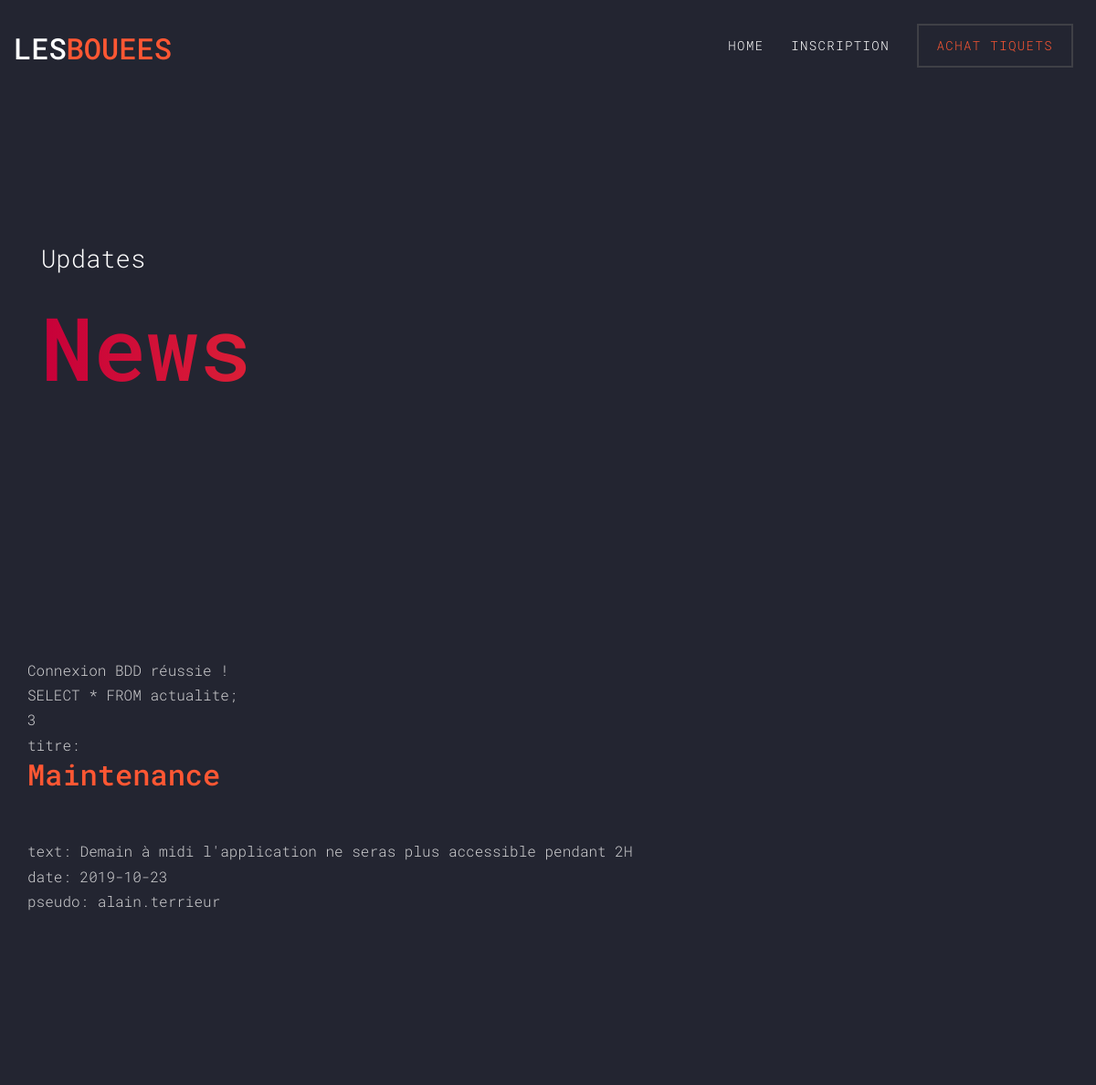
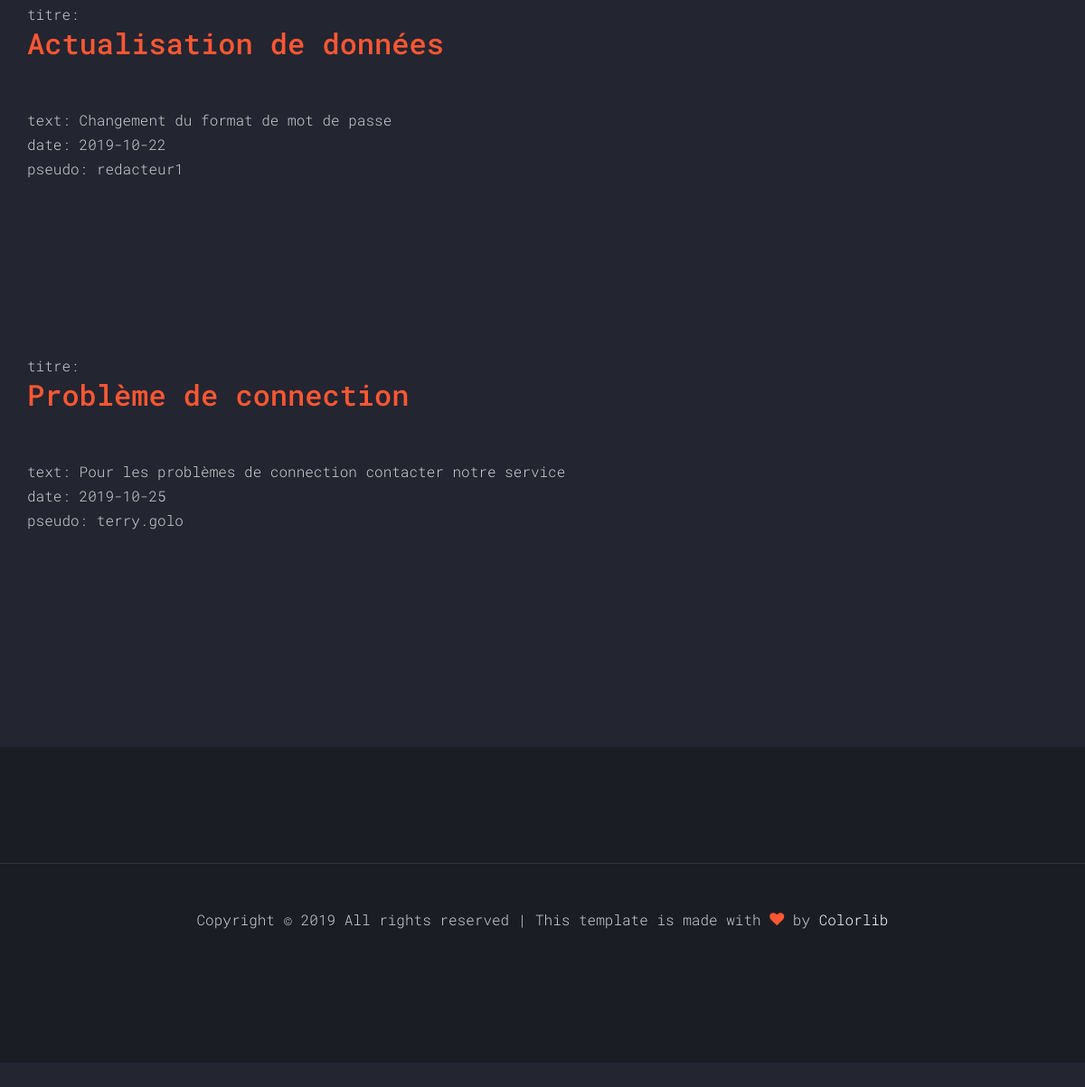
Page /module/v1/v1.0/index.php on the committed database (2 pictures, top to bottom).
### tables this page shows
CREATE TABLE `actualite` (
  `ACT_NUMERO` int(11) NOT NULL,
  `CMPT_PSEUDO` varchar(60) NOT NULL,
  `ACT_TITRE` varchar(30) DEFAULT NULL,
  `ACT_TEXTE` varchar(200) DEFAULT NULL,
  `ACT_DATE_DE_PUBLICATION` date DEFAULT NULL,
  `ACT_ETAT` char(1) DEFAULT NULL
);

### module/v1/v1.0/index.php (the view, shortened to what this page needs)
<!DOCTYPE html>
<html lang="en">
  <head>
    <link rel="stylesheet" href="fonts/icomoon/style.css">
    <link rel="stylesheet" href="css/bootstrap.min.css">
    <link rel="stylesheet" href="css/magnific-popup.css">
    <link rel="stylesheet" href="css/jquery-ui.css">
    <link rel="stylesheet" href="css/owl.carousel.min.css">
    <link rel="stylesheet" href="css/owl.theme.default.min.css">
    <link rel="stylesheet" href="css/bootstrap-datepicker.css">
    <link rel="stylesheet" href="fonts/flaticon/font/flaticon.css">
    <link rel="stylesheet" href="css/aos.css">
    <link rel="stylesheet" href="css/style.css">
  </head>
  <body>
  <div class="site-wrap">
    <header class="site-navbar py-3" role="banner">
      <div class="container-fluid">
        <div class="row align-items-center">
          <div class="col-11 col-xl-2">
            <h1 class="mb-0"><a href="index.php" class="text-white h2 mb-0">LES<span class="text-primary">BOUEES</span> </a></h1>
          </div>
          <div class="col-12 col-md-10 d-none d-xl-block">
            <nav class="site-navigation position-relative text-right" role="navigation">
              <ul class="site-menu js-clone-nav mx-auto d-none d-lg-block">
                  <li><a href="index.php">Home</a></li>
                  <li><a href="php/inscription.php">Inscription</a></li>
                  <li class="cta"><a href="buy-tickets.html">achat tiquets</a></li>
                </ul>
            </nav>
          </div>
          </div>
        </div>
      </div>
    <div class="site-section site-hero inner">
      <div class="container">
        <div class="row align-items-center">
          <div class="col-md-10">
            <span class="d-block mb-3 caption" data-aos="fade-up">Updates</span>
            <h1 class="d-block mb-4" data-aos="fade-up" data-aos-delay="100">News</h1>
          </div>
        </div>
      </div>
    </div>
    <div class="site-section">
      <div class="container">
        <div class="row mb-5">
            <div id="contenu">
              <?php
                    $mysqli = new mysqli('localhost','zle_beuch','w3hsyumy','zfl2-zle_beuch');
                    echo ("Connexion BDD réussie !</br>");
                    $requete = "SELECT * FROM actualite;";
                    echo ($requete);
                    $result1 = $mysqli->query($requete);
                    if ($result1 == false)
                    {
                      echo "Error: La requête a echoué \n";
                      echo "Errno: " . $mysqli->errno . "\n";
                      echo "Error: " . $mysqli->error . "\n";
                      exit();
                    }
                    else
                    {
                      echo "<br />";
                      echo($result1->num_rows);
                      echo "<br />";
                      while ($actualite = $result1->fetch_assoc())
                      {
                        echo ('titre: <h2 class="mb-4"><a href="#">' . $actualite['ACT_TITRE'] . '</a></h2>'
                              . '<br> text: ' . $actualite['ACT_TEXTE']
                              . '<br> date: ' . $actualite['ACT_DATE_DE_PUBLICATION']
                              . '<br> pseudo: '. $actualite['CMPT_PSEUDO']
                              .'<br><br><br><br><br><br><br>'
                            )
                        ;
                        echo "<br />";
                      }
                    }
            ?>
      </div>
      </div>
    </div>
    <footer class="site-footer">
        <div class="row">
            <div class="col-md-12 text-center">
              <div class="border-top pt-5">
              <p>
              Copyright &copy; <script>document.write(new Date().getFullYear());</script> All rights reserved | This template is made with <i class="icon-heart text-primary" aria-hidden="true"></i> by <a href="https://colorlib.com" target="_blank" >Colorlib</a>
              </p>
            </div>
          </div>
        </div>
      </div>
  </body>
</html>

### template/css/style.css (style rules this page uses)
body { line-height: 1.7; color: #cfcfd1; font-weight: 300; font-size: 1rem; background: #232531; font-family: "Roboto Mono", -apple-system, BlinkMacSystemFont, "Segoe UI", Roboto, "Helvetica Neue", Arial, sans-serif, "Apple Color Emoji", "Segoe UI Emoji", "Segoe UI Symbol", "Noto Color Emoji"; }
a { -webkit-transition: .3s all ease; -o-transition: .3s all ease; transition: .3s all ease; }
h1, h2, h3, h4, h5, .h1, .h2, .h3, .h4, .h5 { font-family: "Roboto Mono", -apple-system, BlinkMacSystemFont, "Segoe UI", Roboto, "Helvetica Neue", Arial, sans-serif, "Apple Color Emoji", "Segoe UI Emoji", "Segoe UI Symbol", "Noto Color Emoji"; }
.site-wrap:before { -webkit-transition: .3s all ease-in-out; -o-transition: .3s all ease-in-out; transition: .3s all ease-in-out; background: rgba(0, 0, 0, 0.6); content: ""; position: absolute; z-index: 2000; top: 0; left: 0; right: 0; bottom: 0; opacity: 0; visibility: hidden; }
.site-section { padding: 2.5em 0; }
@media (min-width: 768px) { .site-section { padding: 10em 0; } }
.border-top { border-top: 1px solid #edf0f5 !important; }
.site-footer { padding: 4em 0; background: #1b1d24; }
@media (min-width: 768px) { .site-footer { padding: 8em 0; } }
.site-footer .border-top { border-top: 1px solid rgba(255, 255, 255, 0.1) !important; }
.site-footer a { color: #fff; }
.site-navbar { margin-bottom: 0px; z-index: 1999; position: absolute; width: 100%; }
.site-navbar .site-navigation .site-menu { margin-bottom: 0; }
.site-navbar .site-navigation .site-menu a { text-decoration: none !important; display: inline-block; text-transform: uppercase; letter-spacing: .1em; font-size: 14px; }
.site-navbar .site-navigation .site-menu > li { display: inline-block; padding: 10px 10px; }
.site-navbar .site-navigation .site-menu > li > a { padding: 10px 0px; color: #fff; text-decoration: none !important; position: relative; }
.site-navbar .site-navigation .site-menu > li > a:after { content: ""; background: -webkit-gradient(linear, left top, right top, from(#c70039), color-stop(70%, #ff5733)); background: -webkit-linear-gradient(left, #c70039, #ff5733 70%); background: -o-linear-gradient(left, #c70039, #ff5733 70%); background: linear-gradient(to right, #c70039, #ff5733 70%); width: 0; height: 2px; position: absolute; left: 0; bottom: 0; -webkit-transition: .3s all ease-in-out; -o-transition: .3s all ease-in-out; transition: .3s all ease-in-out; }
.site-navbar .site-navigation .site-menu > li.cta > a { border: 2px solid #3f4046; padding-left: 20px; padding-right: 20px; color: #ff5733; }
.site-mobile-menu .site-nav-wrap { padding: 0; margin: 0; list-style: none; position: relative; }
.site-mobile-menu .site-nav-wrap a { padding: 10px 20px; display: block; position: relative; color: #212529; }
.site-mobile-menu .site-nav-wrap li { position: relative; display: block; }
.site-mobile-menu .site-nav-wrap > li { display: block; position: relative; float: left; width: 100%; }
.site-mobile-menu .site-nav-wrap > li > a { padding-left: 20px; font-size: 20px; }
.container-fluid { max-width: 1400px; }
.site-hero { margin-bottom: 10rem; }
.site-hero, .site-hero .row { min-height: 700px; height: calc(100vh - 95px); }
.site-hero.inner, .site-hero.inner .row { min-height: 400px; height: calc(50vh - 95px); }
.site-hero h1 { font-size: 2rem; background: -webkit-gradient(linear, left top, right top, from(#c70039), color-stop(70%, #ff5733)); background: -webkit-linear-gradient(left, #c70039, #ff5733 70%); background: -o-linear-gradient(left, #c70039, #ff5733 70%); background: linear-gradient(to right, #c70039, #ff5733 70%); -webkit-background-clip: text; -webkit-text-fill-color: transparent; }
@media (min-width: 992px) { .site-hero h1 { font-size: 6rem; } }
.site-hero .caption { color: #fff; }
@media (min-width: 768px) { .site-hero .caption { font-size: 1.7rem; } }

### rows in the picture
actualite: ACT_TITRE "Maintenance", ACT_TEXTE "Demain à midi l'application ne seras plus accessible pendant 2H", ACT_DATE_DE_PUBLICATION "2019-10-23", CMPT_PSEUDO "alain.terrieur"
actualite: ACT_TITRE "Actualisation de données", ACT_TEXTE "Changement du format de mot de passe", ACT_DATE_DE_PUBLICATION "2019-10-22", CMPT_PSEUDO "redacteur1"
actualite: ACT_TITRE "Problème de connection", ACT_TEXTE "Pour les problèmes de connection contacter notre service", ACT_DATE_DE_PUBLICATION "2019-10-25", CMPT_PSEUDO "terry.golo"

### other values in the picture
$requete "SELECT * FROM actualite;"
$result1->num_rows "3"
